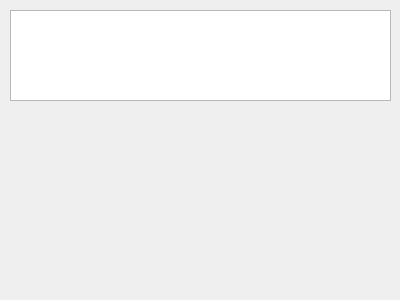
<?xml version="1.0" encoding="UTF-8"?>
<ui version="4.0">
 <class>Widget</class>
 <widget class="QWidget" name="Widget">
  <property name="geometry">
   <rect>
    <x>0</x>
    <y>0</y>
    <width>400</width>
    <height>300</height>
   </rect>
  </property>
  <property name="windowTitle">
   <string>Widget</string>
  </property>
  <widget class="QPlainTextEdit" name="plainTextEdit">
   <property name="geometry">
    <rect>
     <x>10</x>
     <y>10</y>
     <width>381</width>
     <height>91</height>
    </rect>
   </property>
  </widget>
  <widget class="QLabel" name="label">
   <property name="geometry">
    <rect>
     <x>40</x>
     <y>130</y>
     <width>54</width>
     <height>12</height>
    </rect>
   </property>
   <property name="text">
    <string/>
   </property>
   <property name="scaledContents">
    <bool>true</bool>
   </property>
  </widget>
 </widget>
 <layoutdefault spacing="6" margin="11"/>
 <resources/>
 <connections/>
</ui>
